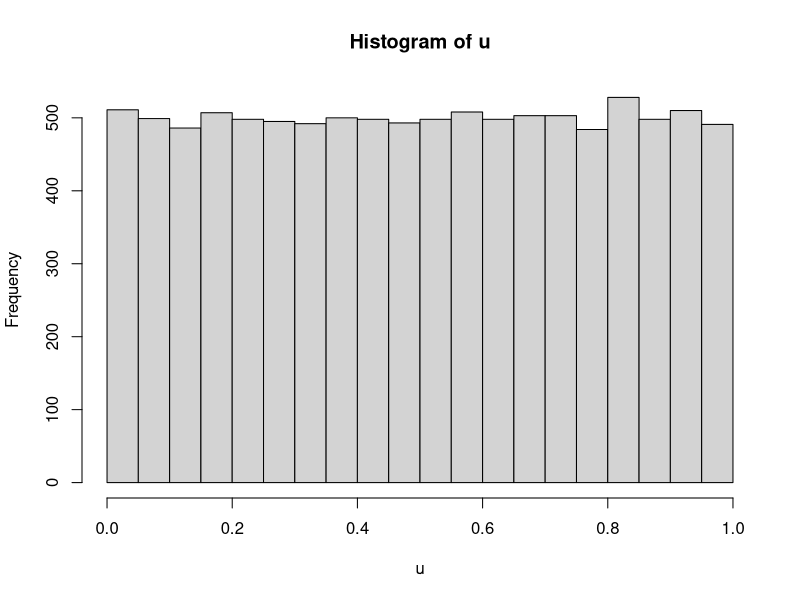
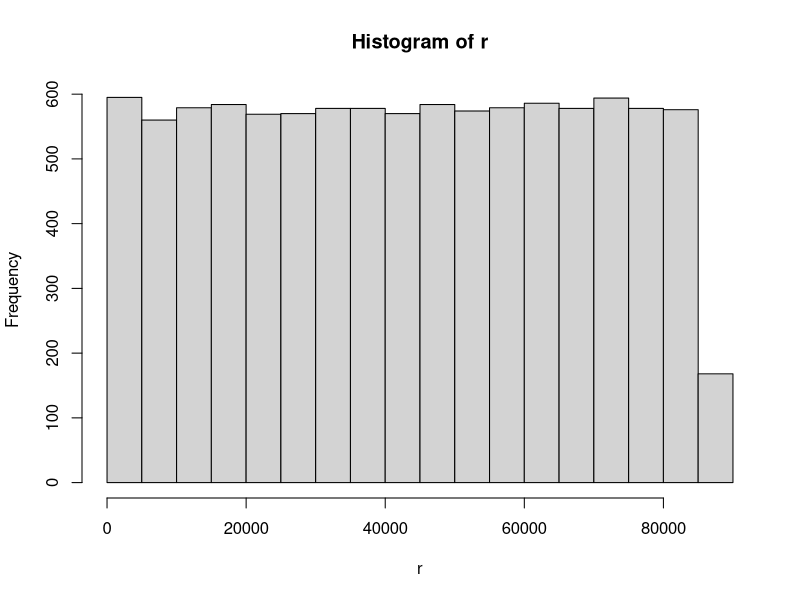
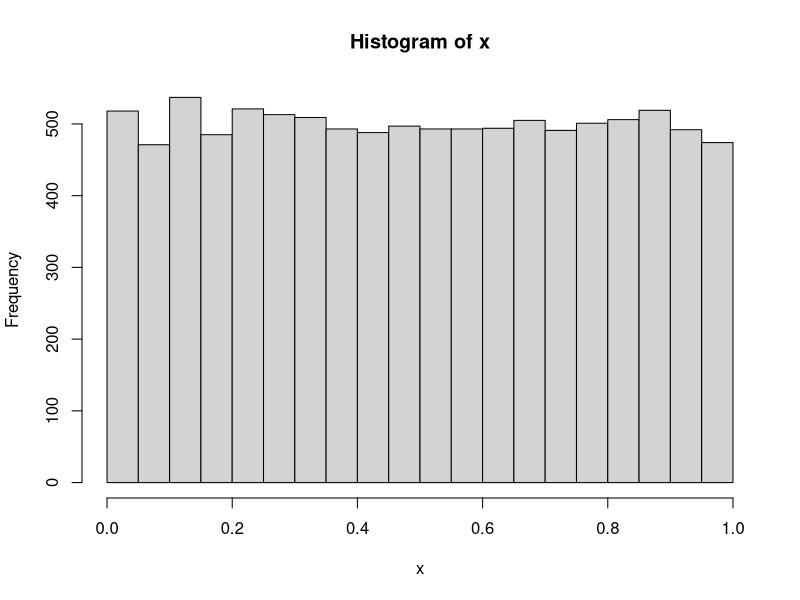
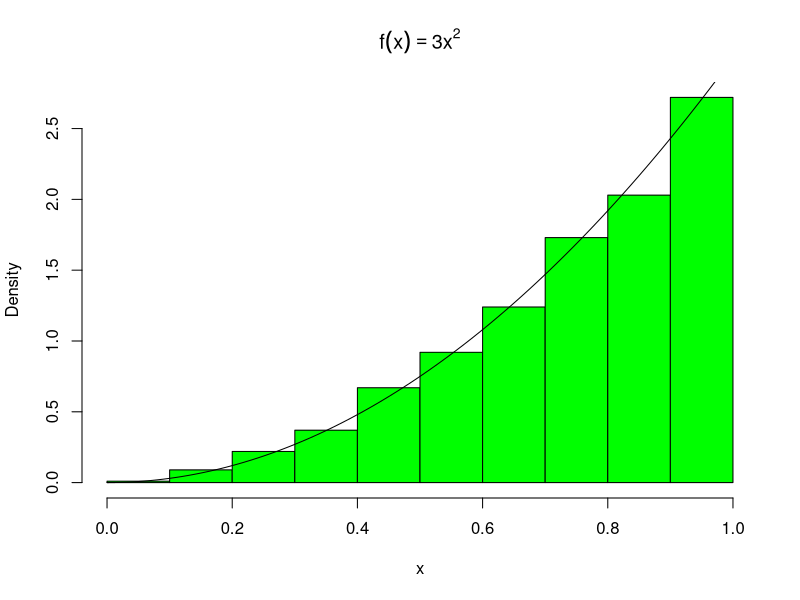
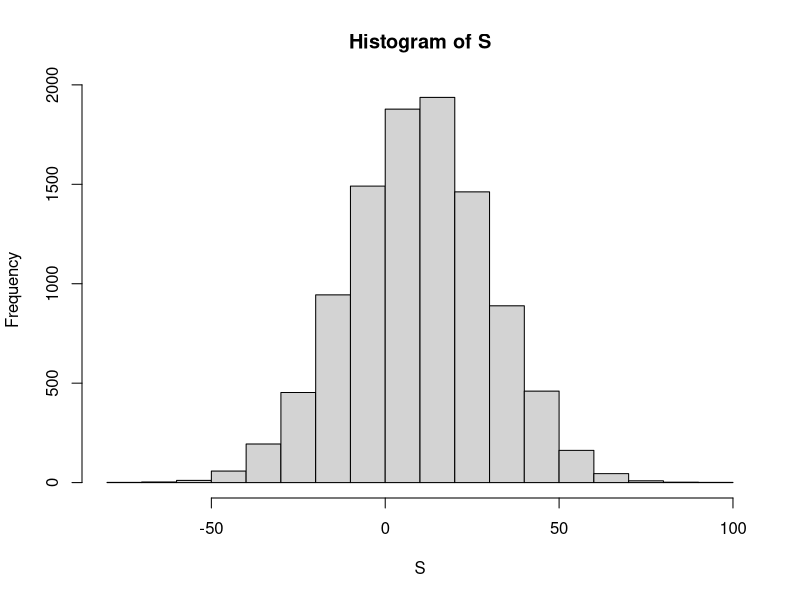

Recreate these plots in R, in order.
# Tahir Muhammad | University of Toronto
# Advanced concepts in R: Simulation, Inverse Transformation Method, Acceptance Rejection Method, Monte Carlo Estimation & Transformations
#    Stimulation of Random Numbers: How do we simulate the uniform distribution
#    How can we simulate any distribution? Two methods: 
#    I) Inverse Transfomation Method & II) Acceptance-Rejection Method
#    Transformation Methods: Convulution, Mixtures, Box-Mueller Transformation
#    Solving any integration problems: Monte Carlo Estimations 

####################################
#### Stimulating random numbers ####
####################################
# How does a computer stimulate random numbers?
# Linear Congruential Generators -> uses a mathematical formula, r_i = ar_i + b(mod d)
seed = 1 # Setting seed to be able to replicate: must be positive
a = 5 # the multiplier
b = 3 # shift
d = 16 #modulus
n = 20 # lenght of run
r = numeric(n)
r[1] = seed
for (i in 1:(n-1)){
  r[i+1] = (a*r[i]+b) %% d
}
# r is now an array filled with random numbers 
r
# It is usually good practice to generate numbers over (0,1). 
# Why do we do this? --> Because once you have uniform (0,1), you are able to generate any distribution.
# Make the random generated numbers over (0,1)

# Initialize
a = 1093; b = 18257; d = 86436; seed = 2
m = 10000; r = numeric(m); r[1] = seed
# Generate random numbers using Linear Congruential Generator
for (i in 1:(m-1)){
  r[i+1] = (a*r[i]+b) %% d
}
# Make all numbers between 0,1
u <- (r+0.5)/d
# Plot to see that these are unifomaly distributed! -> Our numbers where random on the interval (0,d), or (0,1) for u. 
hist(u)
hist(r)
# The above holds a powerful result. This is one way the r-uniform distribution can be generated in R, under the hood. 

# To use R's built in commands, we can just do:
x <- runif(n=10000,min=0,max=1)
hist(x)

########################################
#### Inverse Transformation Method #####
########################################
# Given a density function, can generate it's  distribution. 
# How? For Continous Distributions:
#   i) Generate a random variable from U(0,1)
#   ii) Deliver x = Fx^-1 (u) 

# Example: Find the distribution of f(x) = 3x^2, where 0 < x < 1
n = 1000
u <- runif(n,0,1)
x <- u^(1/3)
hist(x, prob=TRUE, main = bquote(f(x) == 3*x^2), col="green")
# Sample
y <- seq(0, 1, .01)
# Density Curve
lines(y, 3*y^2, col="black") 

# Inverse Value Method; Discrete Case: Recursive

#########################################
######## Mixtures & Convulutions ########
#########################################
# Convulution is a transformation method which allows you to find the distribution of the sum of two random variables.
# Example: Adding hieght of class 1 + hieght of class 2. (They must come from the same distribution)
# Some common distributions are convolutions! For example, Binomial is a sum of bernoulli -> convulution. Exponential -> Gamma, .. etc.
# Mixtures is a derived density from one or more distributions. Ex: Adding male distribution to female distribution
# The sum of the wieghts must add up to 1. Ex: 05Fx_1(x) + 0.3Fx_2(x) + 0.2F_x3(x) => 0.5+0.2 +0.3 = 1. 

# Convulution Example: What is the density of S, where S = X1 + X2 + X3, and X1 ~ N(0,1), X2 ~ N(11,20), & X3 ~ N(-1,1) ?
n <- 10000
x1 <- rnorm(n,0,1)
x2 <- rnorm(n,11,20)
x3 <- rnorm(n,-1,1)
S <- x1 + x2 + x3
hist(S) # We can see the resulting density is also normal. 

# Mixtures Example: 
# To simulate mixtures, we apply the composition technique. It is briefly summarized below.
# 


# Monte Carlo Stimulation
